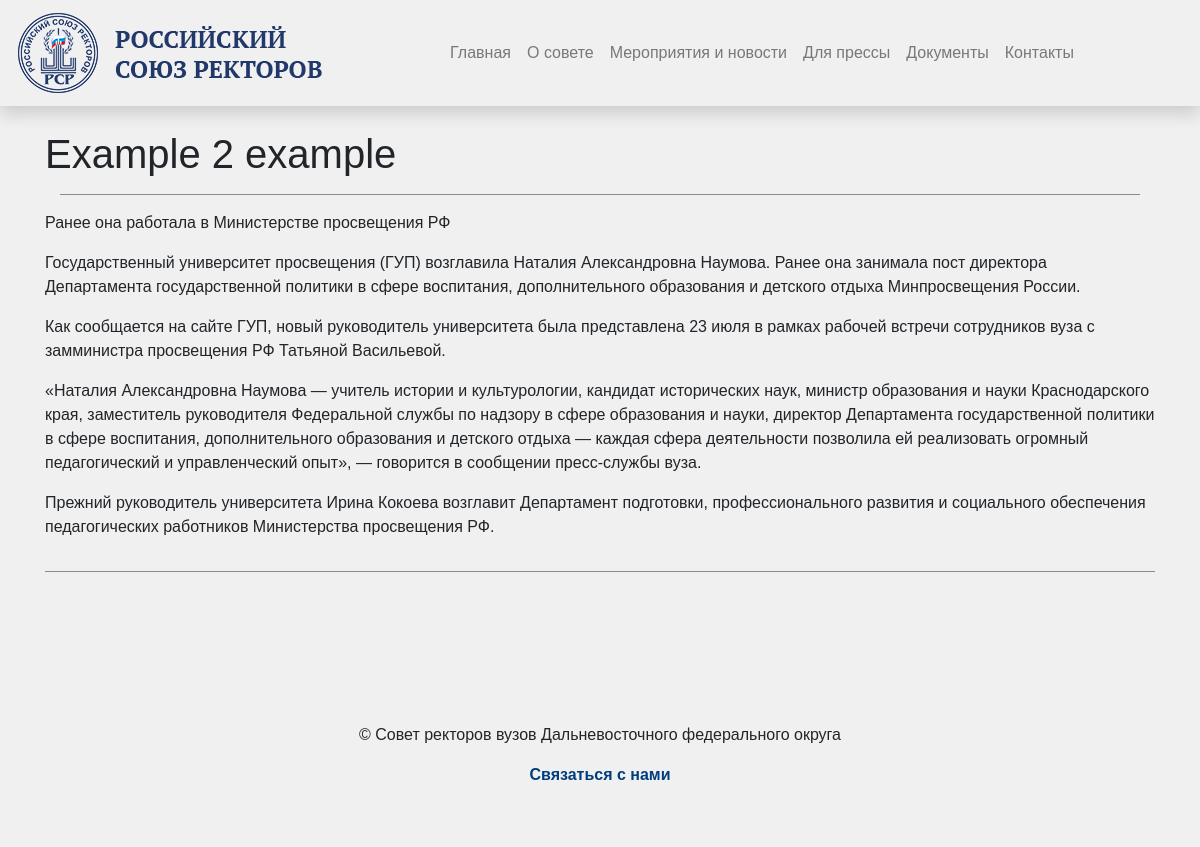
Page /news/example-2-example/ on the earlier database version.
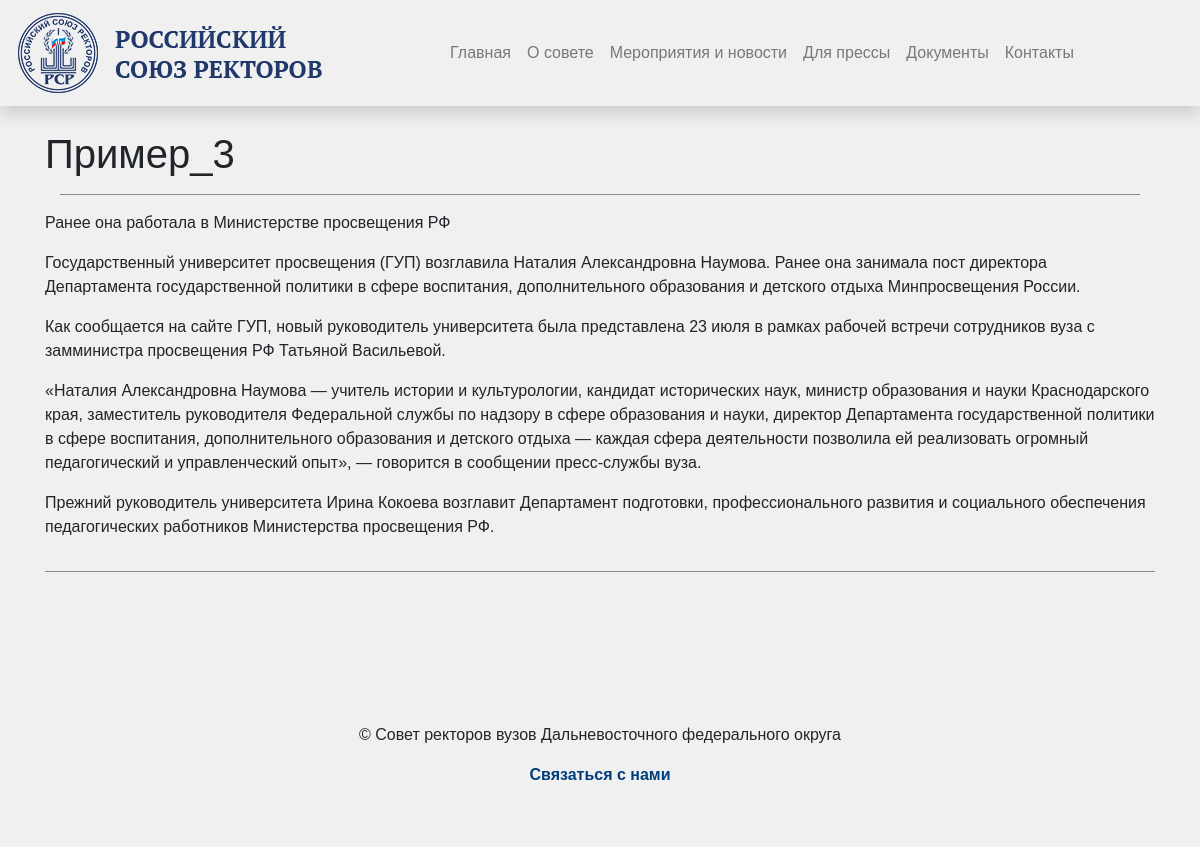
Same page on the later database version.
### landing/models.py (models this page shows, shortened)
class BaseModel(models.Model):
    title = models.CharField(max_length=200, verbose_name='Заголовок')
    slug = models.SlugField(max_length=250, unique=True, verbose_name='Слаг(юрл)')
    image = models.ImageField(upload_to='images/', default='placeholder.jpg', verbose_name='Изображение')
    thumbnail = models.ImageField(upload_to='thumbnails/', default='placeholder/default_image.jpg', verbose_name='Миниатюра')
    tags = models.ManyToManyField('Tag', blank=True, verbose_name='Тэги')
    created_at = models.DateTimeField(auto_now_add=True, verbose_name='Дата создания')
    class Meta:
        abstract = True

class News(BaseModel):
    text = models.TextField(verbose_name='Текст новости')
    photos = models.ManyToManyField('Photo', related_name='news_photos', blank=True, verbose_name='Изображения')
    class Meta:
        verbose_name = 'Новость'
        verbose_name_plural = 'Новости'

### landing/views.py (the view)
# urls.py: path('news/<slug:slug>/', views.news_detail, name='news_detail'),
def news_detail(request, slug):
    event = get_object_or_404(News, slug=slug)
    context = {'event': event}
    return render(request, 'details/news_detail.html', context)

### templates/details/news_detail.html (shortened to what this page needs)
{% extends "core/base.html" %}
{% block content %}
<main class="container mt-4">
    <div class="row">
        <div class="col-12">
            <h1>{{ event.title }}</h1>
            <div class="container mt-3">
                <div class="horizontal-bar mb-3"></div>
            </div>
            <div class="content text-left">
                <p>{{ event.text|linebreaks }}</p>
            </div>
        </div>
    </div>
    <div class="row">
        <div class="container mt-3">
            <div class="horizontal-bar mb-3"></div>
        </div>
    </div>
</main>
{% endblock %}

Differences in the rows shown:
changed News: title "Example 2 example" → "Пример_3"
